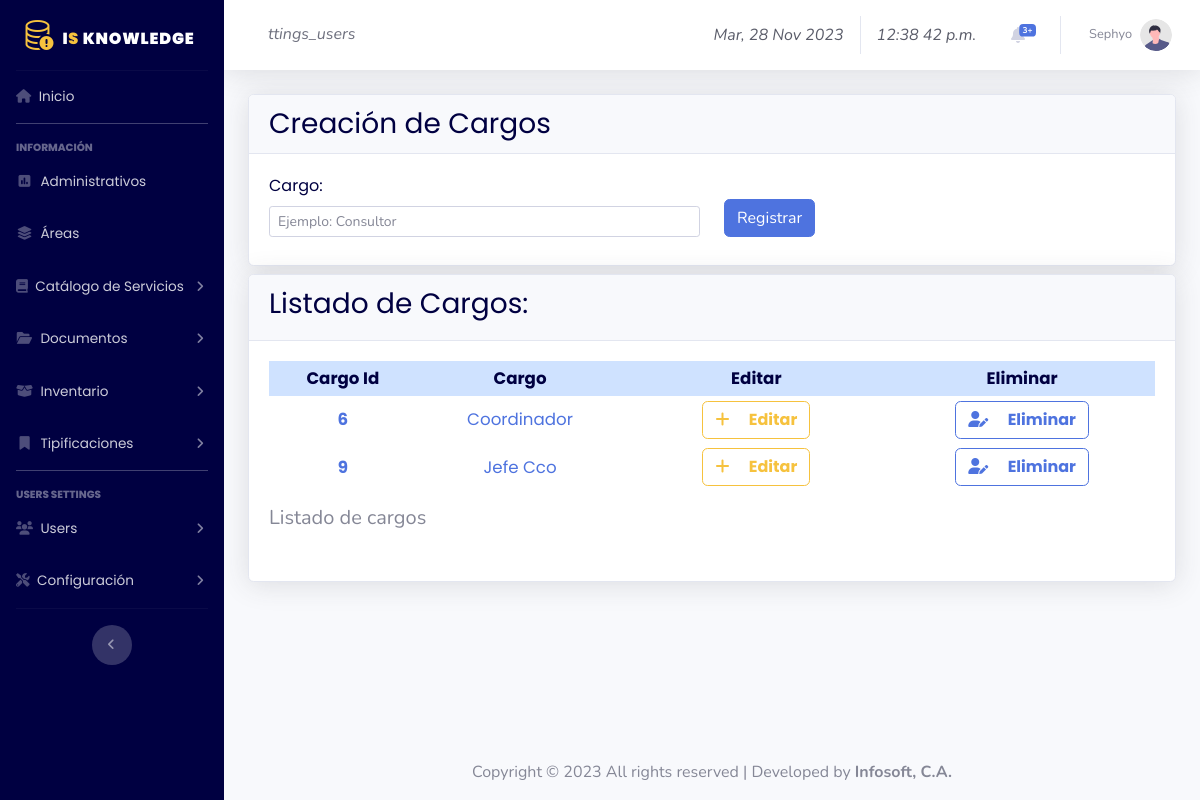
The app's page /settings_users/index.php?option=2 (signed in) with its own data.
### tables this page shows
CREATE TABLE `ke_charge` (
  `KEC_ID` int NOT NULL,
  `KEC_CHARGE` varchar(150) NOT NULL,
  `KEC_ACTIVE` bit(1) NOT NULL,
  `KEC_CREATION_DATE` datetime NOT NULL,
  `KEC_CREATION_USER` varchar(50) NOT NULL,
  `KEC_UPDATE_DATE` datetime NOT NULL,
  `KEC_UPDATE_USER` varchar(50) NOT NULL
);

### conexion/queryRegister.php (called while the page is built, shortened)
<?php
    require_once ('conexion.php');
    $sql = "SELECT KEC_ID, KEC_CHARGE, KEC_ACTIVE FROM KE_CHARGE WHERE KEC_ACTIVE = 1";
    $query1 = mysqli_query($conex, $sql);
    $num1 = mysqli_num_rows($query1);
?>

### settings_users/profiles_users.php (the view, shortened to what this page needs)
<?php
include '../conexion/queryRegister.php';
?>
<div class="container">
    <div class="card shadow">
      <div class="card-header h3 titulo">
        Creación de Cargos
      </div>
      <div class="card-body">
        <form method="POST" action="../conexion/register.php" name="form-perfilCharge">
          <div class="row g-2">
              <div class="mb-2 col-6">
                  <label for="name" class="titulo-modal">Cargo:</label>
                  <input type="text" name="charge" id="charge" class="form-control form-control-sm" placeholder="Ejemplo: Consultor" required>
              </div>
              <div class="mb-2 col-6 align-self-end">
                <button type="submit" class="btn btn-primary">Registrar</button>
              </div>
          </div>
        </form>
      </div>
    </div>
</div>
<div class="container mt-2">
  <div class="card shadow">
      <div class="card-header">
          <div class="h3 titulo">
            Listado de Cargos:
          </div>
      </div>
      <div class="card-body small">
          <div class="table-responsive">
              <table class="table table-sm table-hover text-center align-middle table-borderless fs-5 small" width="100%" cellspacing="0">
              <thead class="table-primary">
                  <tr>
                      <th white="0.5px">Cargo Id</th>
                      <th>Cargo</th>
                      <th>Editar</th>
                      <th>Eliminar</th>
                  </tr>
              </thead>
              <tbody class="table-group-divider" data-bs-spy="scroll">
                  <tr>
                      <?php  if($num1 == 0 ) { echo "No existen Datos Actualmente!"; } else { foreach ($query1 as $r) { ?>
                      <th class="text-primary align-middle" white="0.5px"><?= $r['KEC_ID']?></th>
                      <td scope="col" class="text-primary align-middle"><?= $r['KEC_CHARGE'];?></td>
                      <td style="width: 30%;">
                      <a role="button" class="d-none d-inline-block btn btn-outline-warning icon-t" data-bs-toggle="modal" href="#editCharge<?= $r['KEC_ID']?>">
                      <i class="fas fa-plus fs-6"></i><strong class="ms-3 fs-6"> Editar</strong>
                      </a>
                      </td>
                      <td style="width: 30%;">
                        <a role="button" class="d-none d-inline-block btn btn-outline-primary icon-t" data-bs-toggle="modal" href="#deleteCharge<?= $r['KEC_ID'];?>">
                          <i class="fas fa-user-pen fs-6"></i><strong class="ms-3 fs-6 "> Eliminar</strong>
                        </a>
                      </td>
                  </tr>
                  <?php } } ?>
                  <caption>Listado de cargos</caption>
              </tbody>
              </table>
          </div>
      </div>
  </div>
</div>

### style/customstyles.css (style rules this page uses)
.titulo { color: #000041; font-family: 'Poppins', sans-serif; }
th { font-family: 'Poppins', sans-serif; font-size:smaller; color: #000041; }
td { font-family: 'Poppins', sans-serif; font-size: smaller; }
.icon-t { font-family: 'Poppins', sans-serif; font-size: xx-small; }
.titulo-modal { font-family: 'Poppins', sans-serif; color: #000041; font-size: medium; }

### records on screen
ke_charge: KEC_ID "6", KEC_CHARGE "Coordinador"
ke_charge: KEC_ID "9", KEC_CHARGE "Jefe Cco"

### other values on screen
$result "ttings_users"
$_SESSION[user] "Sephyo"
